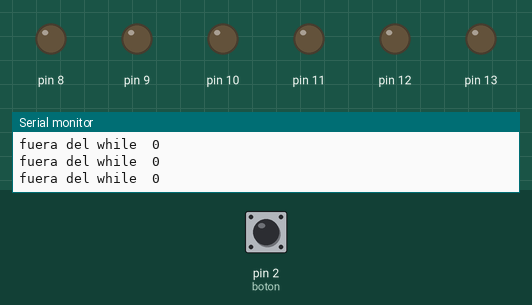
The sketch below on a simulated Arduino Uno, built with avr-gcc and run on an emulated ATmega328P. Parts: output pins drawn as LEDs (lit = HIGH), the last lines printed to the serial monitor. Dashed ring = blinking. The test bench sets the inputs (shaded band); at power-on: pin 2 (boton) LOW.

Above: at 1.2 s.
1.3 s: pin 2 (boton) pulled HIGH for 0.15 s
At 1.51 s:
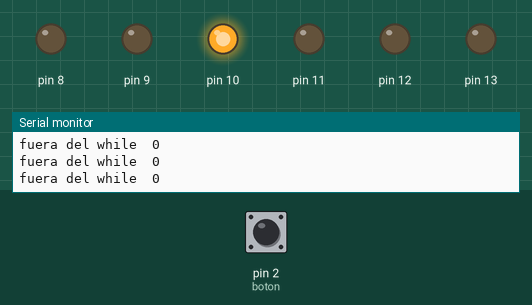
4.3 s: pin 2 (boton) pulled HIGH for 1 s
At 4.92 s:
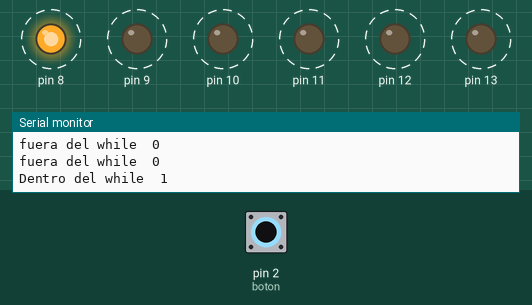
8.3 s: pin 2 (boton) pulled HIGH for 3.2 s
At 8.62 s:
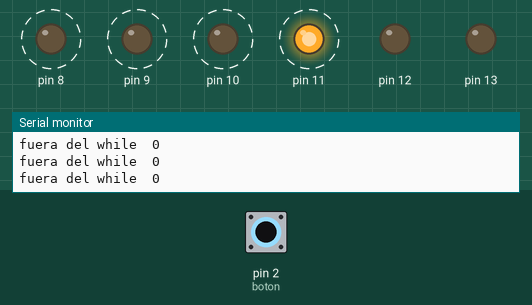
13.0 s: pin 2 (boton) pulsed HIGH 2 times (0.12 s each, 0.3 s apart)
At 13.42 s:
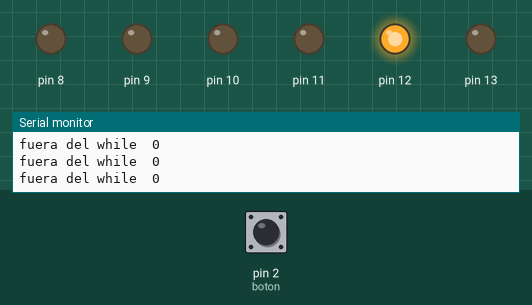
16.6 s: pin 2 (boton) pulsed HIGH 5 times (0.12 s each, 0.3 s apart)
At 16.81 s:
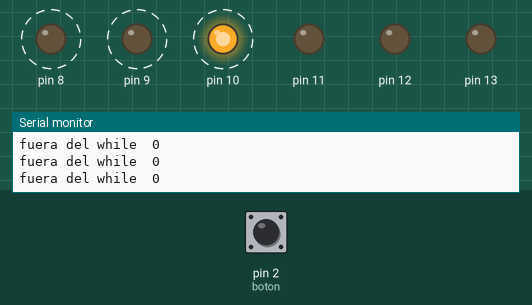
Timing chart, 0 to 19.9 s (numbered marks = the images above; inputs shaded):
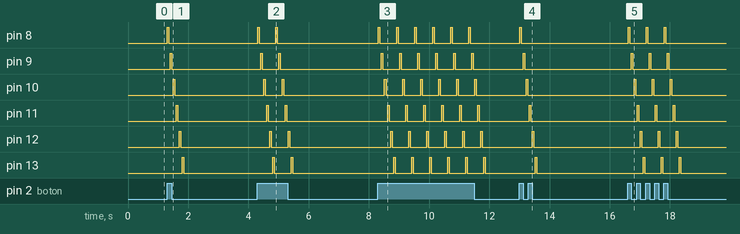

Measured:
- after the input at 1.3 s, pin 8: LOW → HIGH at once, → LOW 0.05 s later; pin 9: LOW → HIGH after 0.11 s, → LOW 0.05 s later; pin 10: LOW → HIGH after 0.21 s, → LOW 0.05 s later; pin 11: LOW → HIGH after 0.31 s, → LOW 0.05 s later; pin 12: LOW → HIGH after 0.41 s, → LOW 0.05 s later
- after the input at 4.3 s, pin 8: alternates HIGH for 0.05 s and LOW for 0.55 s, 4 changes in all, then stays LOW, starting at once; pin 9: alternates HIGH for 0.05 s and LOW for 0.55 s, 4 changes in all, then stays LOW, starting after 0.11 s
- after the input at 8.3 s, pin 8: alternates HIGH for 0.05 s and LOW for 0.55 s, 12 changes in all, then stays LOW, starting at once; pin 9: alternates HIGH for 0.05 s and LOW for 0.55 s, 12 changes in all, then stays LOW, starting after 0.12 s
- after the input at 13.0 s, pin 8: LOW → HIGH at once, → LOW 0.05 s later; pin 9: LOW → HIGH after 0.12 s, → LOW 0.05 s later; pin 10: LOW → HIGH after 0.22 s, → LOW 0.05 s later; pin 11: LOW → HIGH after 0.32 s, → LOW 0.05 s later; pin 12: LOW → HIGH after 0.42 s, → LOW 0.05 s later
- after the input at 16.6 s, pin 8: alternates HIGH for 0.05 s and LOW for 0.55 s, 6 changes in all, then stays LOW, starting at once; pin 9: alternates HIGH for 0.05 s and LOW for 0.55 s, 6 changes in all, then stays LOW, starting after 0.11 s

The sketch:

control_de_flujo_04_while.ino
```cpp
/*                                     +  -                                         +  -
                                       *  *    *  *  *  *  *       *  *  *  *  *    *  *
                                       *  *    *  *  *  *  *       *  *  +-----+    *  *
                                       *  * +----[PWR]-------------------| USB |--+ *  *
                                       *  * |                            +-----+  | *  *
                                       *  * |         GND/RST2  [ ][ ]            | *  *
                                       *  * |       MOSI2/SCK2  [ ][ ]  A5/SCL[ ] | *  *
                                       *  * |          5V/MISO2 [ ][ ]  A4/SDA[ ] | *  *
                                       *  * |                             AREF[ ] | *  *
                                       *  * |                              GND[ ] | *  *
                                       *  * | [ ]N/C                    SCK/13[0] |--------------------------\
                                       *  * | [ ]IOREF                 MISO/12[0] |-------------------------\|
                                       *  * | [ ]RST                   MOSI/11[0]~|------------------------\||
                                       *  * | [ ]3V3    +---+               10[0]~|-----------------------\|||
                                       0------[0]5v    -| A |-               9[0]~|----------------------\||||
                                       *  * | [ ]GND   -| R |-               8[0] |---------------------\|||||
                                       *  0---[0]GND   -| D |-                    | *  *                ||||||
                                       *  * | [ ]Vin   -| U |-               7[ ] | *  *                ||||||
                                       *  * |          -| I |-               6[ ]~| *  *                ||||||
                                       *  * | [ ]A0    -| N |-               5[ ]~| *  *                ||||||
                                       *  * | [ ]A1    -| O |-               4[ ] | *  *                ||||||
                                       *  * | [ ]A2     +---+           INT1/3[ ]~| *  *                ||||||
                                       *  * | [ ]A3                     INT0/2[0] |-----------\         ||||||
                                       *  * | [ ]A4/SDA   RST SCK MISO    TX>1[ ] | *  *      |         ||||||
                                       *  * | [ ]A5/SCL   [ ] [ ] [ ]     RX<0[ ] | *  *      |         ||||||
                                       *  * |             [ ] [ ] [ ]             | *  *      |         ||||||
                                       *  * |  UNO_R3     GND MOSI 5V ____________/ *  *      |         ||||||
                                       *  * \________________________/              *  *      |         ||||||
                                       *  *    *  *  *  *  *       *  *  *  *  *    *  *      |         ||||||
                                       *  *    *  *  *  *  *       *  *  *  *  *    *  *      |         ||||||
                                       *  *    *  *  *  /-------------------------------------/         ||||||
                                       *  0-ww-0  0  *  0  0--[#]--0  *  *  *  0-ww-0  *  220 Ohms      ||||||
                                          1 kOhms           Boton 1                                     ||||||
                                       *  *    *  *  *  *  *       *  *  *  *  *    *  *                ||||||
                                       *  *    *  *  *  *  *       *  *  *  *  *    *  *                ||||||
                                          220 Ohm            Led 1              /----------------------/ ||||| pin 8
                                       *  0-ww-0  *  *  *  0--|>|--0  *  *  *  0    *  *                 |||||
                                       *  *    *  *  *  *  *       *  *  *  *  *    *  *                 |||||
                                       *  *    *  *  *  *  *       *  *  *  *  *    *  *                 |||||
                                          220 Ohm            Led 2              /-----------------------/ |||| pin 9
                                       *  0-ww-0  *  *  *  0--|>|--0  *  *  *  0    *  *                  ||||
                                       *  *    *  *  *  *  *       *  *  *  *  *    *  *                  ||||
                                       *  *    *  *  *  *  *       *  *  *  *  *    *  *                  ||||
                                          220 Ohm            Led 3              /------------------------/ ||| pin 10
                                       *  0-ww-0  *  *  *  0--|>|--0  *  *  *  0    *  *                   |||
                                       *  *    *  *  *  *  *       *  *  *  *  *    *  *                   |||
                                       *  *    *  *  *  *  *       *  *  *  *  *    *  *                   |||
                                          220 Ohm            Led 4              /-------------------------/ || pin 11
                                       *  0-ww-0  *  *  *  0--|>|--0  *  *  *  0    *  *                    ||
                                       *  *    *  *  *  *  *       *  *  *  *  *    *  *                    ||
                                       *  *    *  *  *  *  *       *  *  *  *  *    *  *                    ||
                                          220 Ohm            Led 5              /--------------------------/ | pin 12
                                       *  0-ww-0  *  *  *  0--|>|--0  *  *  *  0    *  *                     |
                                       *  *    *  *  *  *  *       *  *  *  *  *    *  *                     |
                                       *  *    *  *  *  *  *       *  *  *  *  *    *  *                     |
                                          220 Ohm            Led 6              /---------------------------/  pin 13
                                       *  0-ww-0  *  *  *  0--|>|--0  *  *  *  0    *  *
                                       *  *    *  *  *  *  *       *  *  *  *  *    *  *
                                       *  *    *  *  *  *  *       *  *  *  *  *    *  *
                                       *  *    *  *  *  *  *       *  *  *  *  *    *  *
                                       *  *    *  *  *  *  *       *  *  *  *  *    *  *
                                       *  0    *  *  *  *  *       *  *  *  *  *    *  0
                         pin GND---------/ \------------------------------------------/ - GND
                                       *  *    *  *  *  *  *       *  *  *  *  *    *  *

                                       0  *    *  *  *  *  *       *  *  *  *  *    0  *
                         pin 5v-------/ \------------------------------------------/+ 5v


                                    x == y 				"x" es igual a "y"
                                    x != y 				"x" NO es igual a "y"
                                    x <  y 				"x" es menor a "y"
                                    x >  y 				"x" es mayor a "y"
                                    x <= y 				"x" es menor o igual a "y"
									x >= y 				"x" es mayor o igual a "y"
									x == y && y==z		and  "x" es igual a "y" E "y" es igual a "z"
									x == y || y==z		or  "x" es igual a "y" O "y" es igual a "z"

if (!x) { // if x is not true
x = !y;
while

*  Un bucle del tipo while es un bucle de ejecución continua mientras se cumpla la expresión colocada entre paréntesis en la cabecera del bucle.
*  La variable de prueba tendrá que cambiar para salir del bucle.
*  La situación podrá cambiar a expensas de una expresión dentro el código del bucle o también por el cambio de un valor en una entrada de un sensor.

while (unaVariable ?? valor)
{
ejecutarSentencias;
}
*/
int boton = 2;
int demora =  50;
int pin =  0;
int estado;
void setup()
{
  for (pin=8;pin<=13; pin++)
  {
    pinMode(pin,OUTPUT);
  }
  pinMode(boton,INPUT);
  Serial.begin(9600);   //Inicio la comunicación serie a 9600 baudios
}

void loop()
{
  estado = digitalRead(boton);
  while (estado == 1 )
    {
      for (pin=8;pin<=13; pin++)
      {
        digitalWrite (pin,HIGH);
        delay(demora);
        digitalWrite (pin,LOW);
        delay(demora);
      }
      estado = digitalRead(boton);
      Serial.print("Dentro del while  ");
      Serial.println(estado);
    }
  Serial.print("fuera del while  ");
  Serial.println(estado);
}
```
